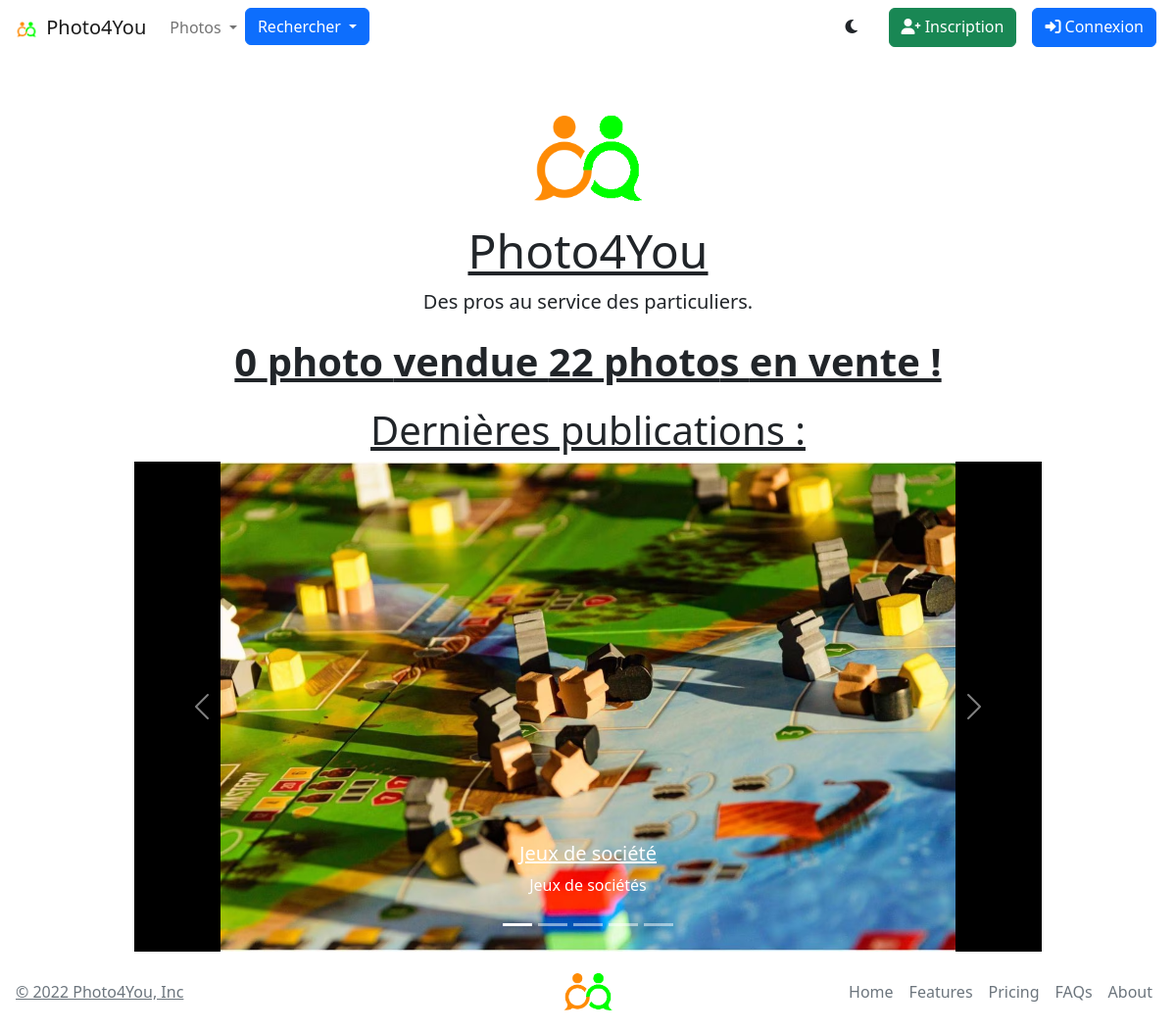
The page / on the database its author committed.
### tables this page shows
CREATE TABLE `photos` (
  `Id` int(11) NOT NULL,
  `Nom` varchar(65) NOT NULL,
  `Description` text NOT NULL,
  `Prix` int(11) NOT NULL,
  `Vendeur` int(11) NOT NULL,
  `Proprietaire` int(11) NOT NULL,
  `Url` varchar(256) NOT NULL,
  `DatePublication` date NOT NULL,
  `DateAcquisition` date DEFAULT NULL,
  `checked` tinyint(1) NOT NULL DEFAULT 0
);

### includes/connection.inc.php (called while the page is built, shortened)
<?php
    $host = "127.0.0.1";
    $db = "photo4you2";
    $user = "root";
    $pass ="";
    try {
        $db = new PDO("mysql:host =$host;dbname=$db;charset=utf8",$user,$pass);
        $db->setAttribute(PDO::ATTR_ERRMODE, PDO::ERRMODE_EXCEPTION);
    } catch (PDOException $e) {
        echo'Echec de la connexion :' .$e->getMessage();
        die();
    }
    include_once("./includes/functions.inc.php");
    $managerPhoto = new PhotoManager($db);
?>

### classes/PhotoManager.class.php (called while the page is built, shortened)
<?php
    class PhotoManager {
        private $_db;
        public function countNotBoughPhotos() {
            $req = $this->_db->prepare('SELECT COUNT(*) as nombre FROM photos WHERE photos.vendeur = photos.proprietaire AND photos.checked = 1;');
            try {
                $req->execute();
                return $req->fetch()['nombre'];
            } catch(PDOException $e) {
                echo $e->getMessage();
            }
        }
        public function countBoughPhotos() {
            $req = $this->_db->prepare('SELECT COUNT(*) as nombre FROM photos WHERE photos.vendeur != photos.proprietaire AND photos.checked = 1;');
            try {
                $req->execute();
                return $req->fetch()['nombre'];
            } catch(PDOException $e) {
                echo $e->getMessage();
            }
        }
        public function getLastPhotos($page,$photos_par_page) {
            $index_debut = ($page - 1) * $photos_par_page;
            $req = $this->_db->prepare("SELECT utilisateurs.nom as vendeur, photos.vendeur as idVendeur,photos.description,photos.Id,Url,photos.Nom, photos.Prix, GROUP_CONCAT(categories.Nom SEPARATOR ', ') AS Categories
                                        FROM photos
                                        JOIN appartenir ON photos.Id = appartenir.Photo
                                        JOIN categories ON categories.Id = appartenir.Categorie
                                        JOIN utilisateurs ON utilisateurs.Id = photos.vendeur
                                        WHERE photos.Proprietaire = photos.Vendeur
                                        AND checked = 1
                                        GROUP BY photos.Id
                                        ORDER BY DatePublication DESC
                                        LIMIT :id_deb, :photos;");
            $req->bindValue(':id_deb', $index_debut, PDO::PARAM_INT);
            $req->bindValue(':photos', $photos_par_page, PDO::PARAM_INT);
            $req->execute();
            return $req->fetchAll(PDO::FETCH_ASSOC);
        }
        public function setDb(PDO $db) {
            $this->_db = $db;
        }
    }
?>

### index.php (the view, shortened to what this page needs)
<?php
    include_once("./includes/connection.inc.php");
    include_once("./includes/header.inc.php");
    echo generationEntete("Photo4You", "Des pros au service des particuliers.");
    $photos = $managerPhoto->getLastPhotos(1,5);
    $nbrPhotos = count($photos);
    $sell = $managerPhoto->countNotBoughPhotos();
    $sold = $managerPhoto->countBoughPhotos();
    ?>
    <div class="container">
        <p class='text-changing fw-bolder fs-1 text-decoration-underline text-center'><?=$sold;?> photo vendue <?=$sell;?> photo<?php if($sell > 1) { echo('s '); } ?> en vente !</p>
        <div class="row justify-content-center">
            <div class="col-lg-10 col-sm-12">
                <h1 class="text-decoration-underline text-center text-changing">Dernières publications :</h1>
                <div id="carouselExampleCaptions" class="carousel slide rounded" data-bs-ride="carousel">
                    <div class="carousel-indicators">
                        <button type="button" data-bs-target="#carouselExampleCaptions" data-bs-slide-to="0" class="active" aria-current="true" aria-label="Slide 1"></button>
                        <?php
                            $count = 0;
                            foreach($photos as $row) {
                                $count = $count + 1;
                                if($nbrPhotos > $count) {
                        ?>
                            <button type="button" data-bs-target="#carouselExampleCaptions" data-bs-slide-to="<?=$count?>" aria-label="Slide <?=$count+1?>"></button>
                        <?php
                                }
                            }
                        ?>
                    </div>
                    <div class="carousel-inner">
                        <?php
                            $count = 0;
                            foreach($photos as $row) {
                            $count = $count + 1;
                        ?>
                        <div style="background-color: black;" class="carousel-item <?php if($count == 1){ echo("active"); } ?>">
                            <center><img src="./images/ventes/<?= $row['Url']?>" style="height: 500px; width: auto;"></center>
                            <div class="carousel-caption d-none d-md-block">
                                <h5 class="text-decoration-underline"><?= $row['Nom'] ?></h5>
                                <p><?= $row['description'] ?></p>
                            </div>
                        </div>
                        <?php
                            }
                        ?>
                    </div>
                    <button class="carousel-control-prev" type="button" data-bs-target="#carouselExampleCaptions" data-bs-slide="prev">
                        <span class="carousel-control-prev-icon" aria-hidden="true"></span>
                    </button>
                    <button class="carousel-control-next" type="button" data-bs-target="#carouselExampleCaptions" data-bs-slide="next">
                        <span class="carousel-control-next-icon" aria-hidden="true"></span>
                    </button>
                </div>
            </div>
        </div>
    </div>
<?php
    include_once("./includes/footer.inc.php");
?>

### rows shown on the page
photos: Url (picture), Nom "Jeux de société", Description "Jeux de sociétés"

### other values the page prints
$titre "Photo4You"
$sous_titre "Des pros au service des particuliers."
$sold "0"
$sell "22"
